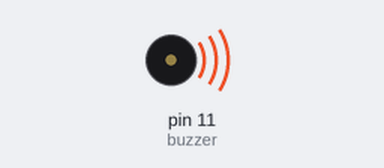
Bench run of a sketch on a simulated Arduino Uno, built with avr-gcc and run on an emulated ATmega328P. On the bench: buzzer (waves = sounding).

Above: at 0.5 s.
At 7.5 s:
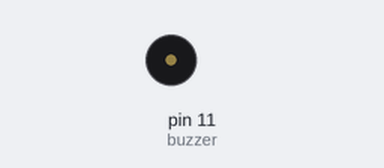
Timing chart, 0 to 13.0 s (numbered marks = the images above):
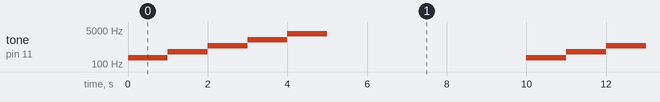

The sketch:

BUZZER_9.ino
```cpp
int buzzer=11;


void setup() {
  // put your setup code here, to run once:

}

void loop() {
  // put your main code here, to run repeatedly:
int i=100;
do{
  i=i*2;
  tone(buzzer,i);
  delay(1000);
}
while(i<3000);
noTone(buzzer);
delay(5000);

}
```

Measured:
- by itself, tone on pin 11 (buzzer): repeats every 10.0 s: 400 Hz 1.0 s, 800 Hz 1.0 s, 1600 Hz 1.0 s, 3200 Hz 1.0 s, silent 5.0 s, 200 Hz 1.0 s
